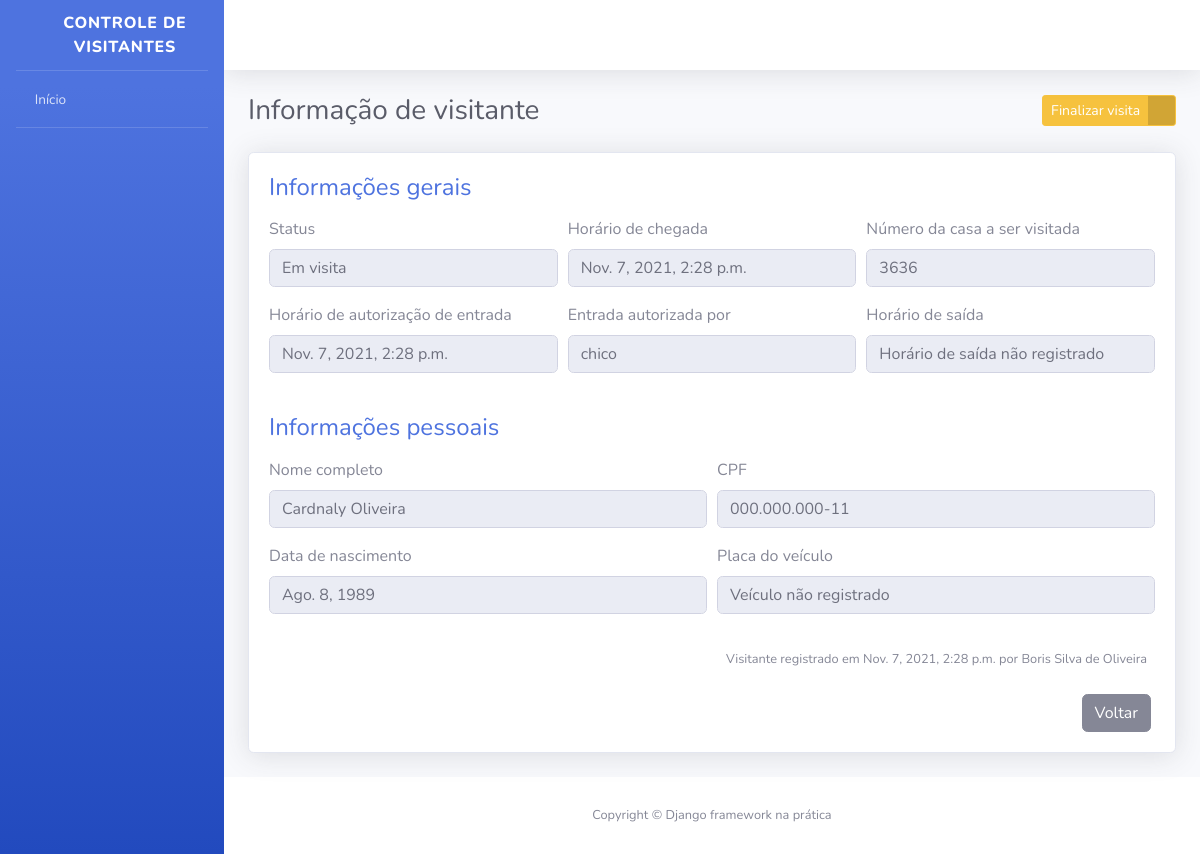
The app's page /visitantes/14/, older data.
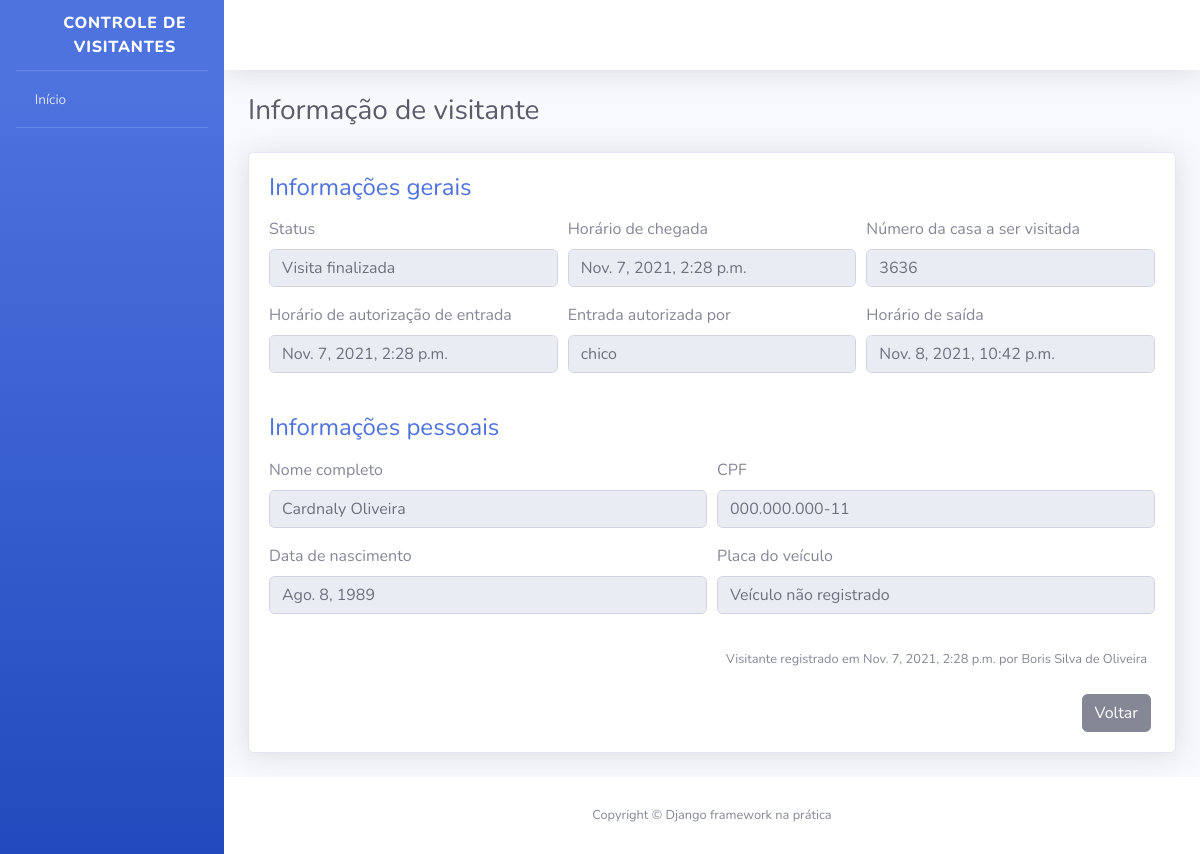
The same page, newer data.
### visitantes/models.py (models this page shows, shortened)
class Visitante(models.Model):
    STATUS_VISITANTE = [
        ("AGUARDANDO","Aguardando autorização"),
        ("EM_VISITA","Em visita"),
        ("FINALIZADO","Visita finalizada"),
    ]
    status = models.CharField(verbose_name="Status",max_length=10,choices= STATUS_VISITANTE,default="AGUARDANDO")
    nome_completo= models.CharField(verbose_name="Nome completo", max_length=194)
    cpf=models.CharField(verbose_name="CPF",max_length=11)
    data_nascimento=models.DateField(verbose_name="Data de nascimento", auto_now=False, auto_now_add=False)
    numero_casa=models.PositiveIntegerField(verbose_name="Numero da casa a ser visitada")
    placa_veiculo= models.CharField(verbose_name="Placa do veiculo", max_length=7,null= True, blank=True)
    horario_chegada=models.DateTimeField(verbose_name="Horario de chegada na portaria",auto_now_add=True)
    horario_saida= models.DateTimeField(verbose_name="Horario de saida do condominio", auto_now=False, null=True, blank=True)
    horario_autorizacao=models.DateTimeField(verbose_name="Horario de autorização da entrada", auto_now=False, blank=True, null=True)
    morador_responsavel=models.CharField(verbose_name="Nome do morador responsavel por autorizar a entrada", max_length=195, blank=True)
    registrado_por=models.ForeignKey("porteiros.Porteiro",verbose_name= "Porteiro responsavel pelo registro", on_delete= models.PROTECT)
    def get_horario_saida(self):
        if self.horario_saida:
            return self.horario_saida
        return "Horário de saída não registrado"
    def get_horario_autorizacao(self):
        if self.horario_autorizacao:
            return self.horario_autorizacao
        return "Visitante aguardando autorização"
    def get_morador_responsavel(self):
        if self.morador_responsavel:
            return self.morador_responsavel
        return "Visitante aguardando autorização"
    def get_placa_veiculo(self):
        if self.placa_veiculo:
            return self.placa_veiculo
        return "Veículo não registrado"
    def get_cpf(self):
        if self.cpf:
            cpf = str(self.cpf)
            cpf_parte_um = cpf[0:3]
            cpf_parte_dois = cpf[3:6]
            cpf_parte_tres = cpf[6:9]
            cpf_parte_quatro = cpf[9:]
            cpf_formatado = f"{cpf_parte_um}.{cpf_parte_dois}.{cpf_parte_tres}-{cpf_parte_quatro}"
            return cpf_formatado
        return "CPF não registrado"
    class Meta:
        verbose_name= "Visitante"
        verbose_name_plural= "Visitantes"
        db_table= "visitante"

### porteiros/models.py (models this page shows)
class Porteiro(models.Model):
    usuario=models.OneToOneField("usuarios.Usuario", verbose_name="Usuário",on_delete=models.CASCADE)
    nome_completo= models.CharField(verbose_name="Nome Completo", max_length=194)
    cpf= models.CharField(verbose_name="CPF", max_length=11)
    telefone= models.CharField(verbose_name="Telefone de Contato", max_length=11)
    data_nascimento= models.DateField(verbose_name="Data de nascimento",auto_now= False, auto_now_add=False)
    class Meta:
        verbose_name="Porteiro"
        verbose_name_plural="Porteiros"
        db_table="porteiro"
    def __str__(self):
        return self.nome_completo

### visitantes/views.py (the view, shortened to what this page needs)
# urls.py: path("visitantes/<int:id>/",visitantes.views.informacoes_visitante,name="informacoes_visitante"),
def informacoes_visitante(request, id):
    visitante = get_object_or_404(Visitante,id=id)
    form = AutorizaVisitanteForm()
    context = {
        "nome_pagina": "Informação de visitante",
        "visitante": visitante,
        "form": form,
    }
    return render(request,"informacoes_visitante.html",context)

### visitantes/forms.py
class AutorizaVisitanteForm(forms.ModelForm):
    morador_responsavel = forms.CharField(required=True)
    class Meta:
        model = Visitante
        fields =[
            "morador_responsavel",
        ]
        error_messages = {
            "morador_responsavel": {
                "required": "Por favor, informe o nome do morador responsável"
            }
        }

### controle_visitantes/templates/informacoes_visitante.html (shortened to what the changed rows need)
{% extends "base.html" %}
{% load widget_tweaks %}
{% block conteudo %}
<div class="container">
    <div class="d-sm-flex align-items-center justify-content-between mb-4">
        <h1 class="h3 mb-0 text-gray-800">{{ nome_pagina }}</h1>
        {% if visitante.status == "EM_VISITA" %}
            <a href="#" class="btn btn-warning btn-icon-split btn-sm" data-toggle="modal" data-target="#modal2">
                <span class="text">Finalizar visita</span>
                <span class="icon text-white-50">
                    <i class="fas fa-door-open"></i>
                </span>
            </a>
        {% endif %}
    </div>
    <div class="card shadow mb-4">
        <div class="card-body">
            <form>
                <div class="form-row">
                    <div class="form-group col-md-4">
                        <label>Status</label>
                        <input type="text" class="form-control" value="{{ visitante.get_status_display}}" disabled>
                    </div>
                    <div class="form-group col-md-4">
                        <label>Horário de chegada</label>
                        <input type="text" class="form-control" value="{{ visitante.horario_chegada }}" disabled>
                    </div>
                    <div class="form-group col-md-4">
                        <label>Número da casa a ser visitada</label>
                        <input type="text" class="form-control" value="{{ visitante.numero_casa }}" disabled>
                    </div>
                </div>
                <div class="form-row">
                    <div class="form-group col-md-4">
                        <label>Horário de autorização de entrada</label>
                        <input type="text" class="form-control" value="{{ visitante.get_horario_autorizacao }}" disabled>
                    </div>
                    <div class="form-group col-md-4">
                        <label>Entrada autorizada por</label>
                        <input type="text" class="form-control" value="{{ visitante.get_morador_responsavel }}" disabled>
                    </div>
                    <div class="form-group col-md-4">
                        <label>Horário de saída</label>
                        <input type="text" class="form-control" value="{{ visitante.get_horario_saida}}" disabled>
                    </div>
                </div>
            </form>
            <form>
                <div class="form-row">
                    <div class="form-group col-md-6">
                        <label>Nome completo</label>
                        <input type="text" class="form-control" value="{{ visitante.nome_completo }}" disabled>
                    </div>
                    <div class="form-group col-md-6">
                        <label>CPF</label>
                        <input type="text" class="form-control" value="{{ visitante.get_cpf }}" disabled>
                    </div>
                </div>
                <div class="form-row">
                    <div class="form-group col-md-6">
                        <label>Data de nascimento</label>
                        <input type="text" class="form-control" value="{{ visitante.data_nascimento }}" disabled>
                    </div>
                    <div class="form-group col-md-6">
                        <label>Placa do veículo</label>
                        <input type="text" class="form-control" value="{{ visitante.get_placa_veiculo }}" disabled>
                    </div>
                </div>
            </form>
            <p class="mr-2 mt-3 mb-4 text-right">
                <small>
                    Visitante registrado em {{ visitante.horario_chegada }} por {{ visitante.registrado_por }}
                </small>
            </p>
        </div>
    </div>
    </div>
</div>
{% endblock %}

Row changes from the older to the newer data that the page shows:
changed Visitante "chico": status "Em visita" → "Visita finalizada"; get_horario_saida "Horário de saída não registrado" → "Nov. 8, 2021, 10:42 p.m."
Text that changed along with them:
text no longer shown: "Finalizar visita"
